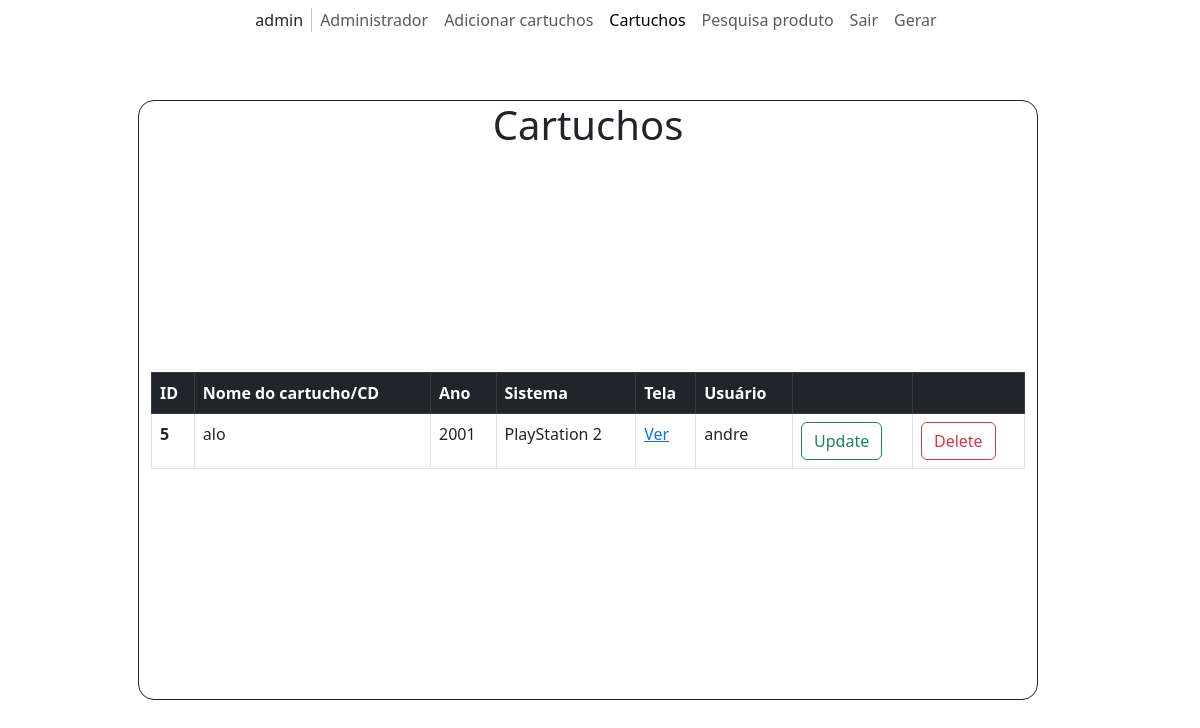
The app's page /mostrar_cartuchos.php (signed in) with its own data.
### tables this page shows
CREATE TABLE `cartuchos` (
  `id` int(10) UNSIGNED NOT NULL,
  `nome_cartucho_cd` varchar(255) NOT NULL,
  `ano` int(10) UNSIGNED NOT NULL,
  `sistema` varchar(255) NOT NULL,
  `tela` blob NOT NULL,
  `id_usuario` int(10) UNSIGNED NOT NULL,
  `id_sistema` int(10) UNSIGNED NOT NULL
);

CREATE TABLE `usuarios` (
  `id` int(10) UNSIGNED NOT NULL,
  `nome_completo` varchar(255) NOT NULL,
  `email` varchar(255) NOT NULL,
  `nome_de_usuario` varchar(255) NOT NULL,
  `senha` varchar(255) NOT NULL,
  `adm` tinyint(1) NOT NULL
);

### vars_functions.php (called while the page is built, shortened)
<?php
function onclickdelete($id)
{
  $delete = "window.location.href = 'delete.php?id=" . $id . "'";
  $string = 'onclick="' . $delete . '"';
  return $string;
}
function onclickupdate($id)
{
  $update = "window.location.href = 'update.php?id=" . $id . "'";
  $string = 'onclick="' . $update . '"';
  return $string;
}
$adm = $_SESSION['admin'];

### mostrar_cartuchos.php (the view, shortened to what this page needs)
<!DOCTYPE html>
<html lang="pt-BR">
<head>
  <link href="https://cdn.jsdelivr.net/npm/bootstrap@5.3.0-alpha1/dist/css/bootstrap.min.css" rel="stylesheet">
  <link rel="stylesheet" href="https://cdn.jsdelivr.net/npm/bootstrap-icons@1.10.3/font/bootstrap-icons.css">
  <link rel="stylesheet" href="/css/style.css">
</head>
<body>
  <div class="container-xxl position-relative p-0">
    <nav class="navbar navbar-expand-lg navbar-light justify-content-center px-4 px-lg-5 py-3 py-lg-0 bg-white">
      <div class='navbar-nav py-0'>
        <span class='nav-item'>
          <?php
          $usr = $_SESSION['username'];
          echo "$usr";
          ?>
        </span>
      </div>
      <div class='navbar-nav py-0'>
        <?php
        if ($_SESSION["admin"] == 1) {
          echo "<a href='admin.php' class='nav-item nav-link'>Administrador</a>
          ";
        }
        ?>
        <a href='cartucho.php' class='nav-item nav-link'>Adicionar cartuchos</a>
        <a href='mostrar_cartuchos.php' class='nav-item nav-link active'>Cartuchos</a>
        <a href='pesquisa.php' class='nav-item nav-link'>Pesquisa produto</a>
        <a href='logout.php' class='nav-item nav-link'>Sair</a>
        <a href='gerar_cartuchos.php' class='nav-item nav-link'>Gerar</a>
      </div>
    </nav>
  </div>
  <div class="container position-absolute top-50 start-50 translate-middle w-75 h-75 d-flex align-items-evenly justify-items-center row">
    <h1 class="text-center">Cartuchos</h1>
    <?php
    require "vars_functions.php";
    $conn = new mysqli('localhost', 'root', '', 'AHAHAHABORGES');
    $sql = "SELECT c.id, c.nome_cartucho_cd, c.ano, c.sistema, u.nome_completo FROM cartuchos c INNER JOIN usuarios u ON c.id_usuario = u.id ORDER BY c.id";
    $result = $conn->query($sql);
    if ($result->num_rows > 0) {
      if ($adm != '1') {
        echo "<table class='table table-bordered'>
        <thead>
          <tr class='table-dark'>
            <th scope='col'>ID</th>
            <th scope='col'>Nome do cartucho/CD</th>
            <th scope='col'>Ano</th>
            <th scope='col'>Sistema</th>
            <th scope='col'>Tela</th>
            <th scope='col'/>
            <th scope='col'/>
          </tr>
        </thead>
        <tbody>";
      } else {
        echo "<table class='table table-bordered'>
          <thead>
            <tr class='table-dark'>
              <th scope='col'>ID</th>
              <th scope='col'>Nome do cartucho/CD</th>
              <th scope='col'>Ano</th>
              <th scope='col'>Sistema</th>
              <th scope='col'>Tela</th>
              <th scope='col'>Usuário</th>
              <th scope='col'/>
              <th scope='col'/>
            </tr>
          </thead>
          <tbody>";
      }
      while ($row = $result->fetch_assoc()) {
        if ($adm != '1') {
          echo "<tr><th scope='row'>" . $row["id"] . "</th><td>" . $row["nome_cartucho_cd"] . "</td><td>" . $row["ano"] . "</td><td>" . $row["sistema"] . "</td><td><a href='exibir_imagem.php?id=" . $row["id"] . "'>Ver</a></td><td><input class='btn btn-outline-success' type='button' value='Update'" . onclickupdate($row["id"]) . "></td><td><input class='btn btn-outline-danger' type='button' value='Delete'" . onclickdelete($row["id"]) . "></td></tr>";
        } else {
          echo "<tr><th scope='row'>" . $row["id"] . "</th><td>" . $row["nome_cartucho_cd"] . "</td><td>" . $row["ano"] . "</td><td>" . $row["sistema"] . "</td><td><a href='exibir_imagem.php?id=" . $row["id"] . "'>Ver</a></td><td>" . $row["nome_completo"] . "</td><td><input class='btn btn-outline-success' type='button' value='Update'" . onclickupdate($row["id"]) . "></td><td><input class='btn btn-outline-danger' type='button' value='Delete'" . onclickdelete($row["id"]) . "></td></tr>";
        }
      }
      echo "</tbody></table>";
    } else {
      echo "<h3 class='text-center'>Nenhum cartucho encontrado.</h3>";
    }
    ?>
</body>
</html>

### css/style.css (style rules this page uses)
.container { border-width: 0.1rem; border-style: solid; border-radius: 1rem; }
table { height: max-content !important; }

### records on screen
cartuchos: id "5", nome_cartucho_cd "alo", ano "2001", sistema "PlayStation 2", id_usuario.nome_completo "andre"

### other values on screen
$usr "admin"
